Frame 1 (no input): blank canvas, image omitted
Frame 60 (the mouse pressed at the canvas centre just before this capture): blank canvas, image omitted
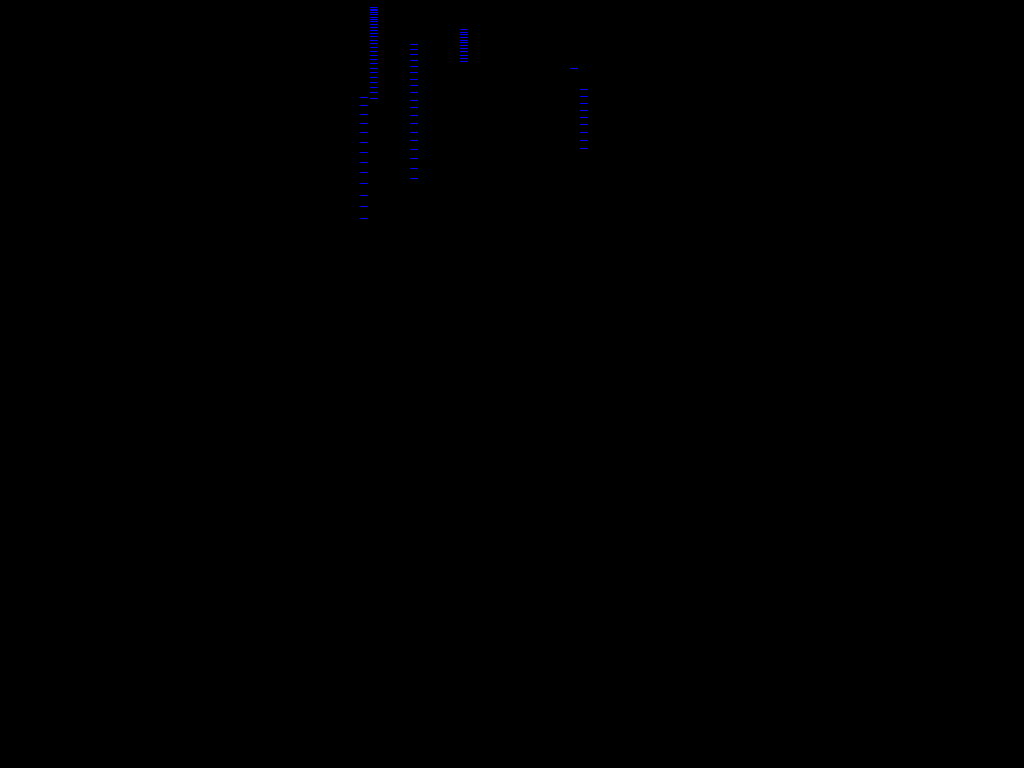
Frame 120 (the mouse held since frame 60 and released just before this capture)

The Processing sketch whose frames 1 and 60 were blank and that drew this single picture after the mouse press (run headless with seeded random() and noise(); from frame 60 on, the mouse is pressed at the canvas centre):

// Processing sketch: waterdrops
// ── waterdrops.pde
// Wiremap Renderer for GLOBE
// by


//              /      \
//       ______/________\______
//      /      \        /      \
//     /________\      /________\______
//    /                \         |     \
//   /   /      \       \_____   |      \
//      /________\______         |      /
//      \        /      \        |_____/
//       \      /________\
//              \          \     /
//               \_____      \ /
//                           / \
//                         /     \

// March 31, 06

// "a" and "z" mess with the depth of the globe.
// The arrow keys move the globe up, down, left, or right.
// "s" and "x" grown and shrink the globe
// "b" switches between the globes
// note: all of the calibration functionality should still work



// Variables for Physical Wiremap

  float depth = 32.5;                        // distance from projector Mapline
  float map_length = 21.0;                   // mapline length, inches
  float hyp_unit = 1.0/8.0;                  // units, in inches, along hyp
  float map_unit = 1.0/4.0;                  // units, in inches, along mapline
  float wire_height = 16.0;                  // height of wire in inches
  int wire = 85;                             // number of wires in contraption

// Variables for the Projector

  int wires_hit = 85;                        // how many wires the projector hits
  float ppi = 48;                              // pixels per inch
  float sliver_ratio = 0.85;                 // ratio each sliver gets hit

// Variables for to build the Map

  float[] map = new float[wire];             // distance from mapline to point of intersection along hypot
  float[] x_by_ind = new float[wire];        // x coordinate for each wire
  float[] z_by_ind = new float[wire];        // z coordinate for each wire

// Variables for water drops
  float[] t_by_ind = new float[wire];        // time begin for each wire
  float time_interval = .51;                  // time interval between each drip
  float accel = .1;                       // for this program, i'm making acceleration 10 inches/second squared  
  int distinct_dots = int(ceil(sqrt((2*wire_height)/accel)/time_interval));  
  
// Variables for the Shape to be rendered (a globe)

  float[] globe = new float[3];              // globe x,y,z coords
  float radius = 4;                          // globe radius

// Variables for Calibration

  int r_nudge = 0;                           // how far the slivers nudge right, in pxls
  int width_stretcher = 0;                   // how many pxls the width should stretch

// Variables for slivers

  boolean loaded = false;                    // switch to load info only once
  int dot_height = 20;                       // height of dots in pxs

// Varaibles for key input

  float step = .3;                           // how far the globe moves / button press


void setup() {
  size(1024, 768);
  background(255);
}

void draw() {
  noStroke();
  if (loaded == false) {
    loader();
    loaded = true;
  }
  globe[0] = (mouseY / float(height)) * (map_length + radius * 2) - (map_length / 2 + radius);
  globe[2] = depth + radius - (width - mouseX) / float(width) * (16.0 + radius + 2);

  fill(0);
  rect(0,0,width,height);                                        // generate slivers only for hit wires
  for(int i=round((wire - wires_hit)/2); i<round((wire-wires_hit)/2)+wires_hit; i+=1){
    gen_circle(i);
  }
}

void loader() {
map[0] = 116.0;
map[1] = 49.0;
map[2] = 111.0;
map[3] = 87.0;
map[4] = 47.0;
map[5] = 25.0;
map[6] = 7.0;
map[7] = 32.0;
map[8] = 112.0;
map[9] = 13.0;
map[10] = 18.0;
map[11] = 107.0;
map[12] = 80.0;
map[13] = 84.0;
map[14] = 27.0;
map[15] = 64.0;
map[16] = 75.0;
map[17] = 34.0;
map[18] = 63.0;
map[19] = 54.0 ;
map[20] = 12.0;
map[21] = 47.0;
map[22] = 93.0;
map[23] = 92.0;
map[24] = 71.0;
map[25] = 58.0;
map[26] = 6.0;
map[27] = 77.0;
map[28] = 62.0;
map[29] = 31.0;
map[30] = 83.0;
map[31] = 15.0;
map[32] = 52.0;
map[33] = 83.0;
map[34] = 24.0;
map[35] = 38.0;
map[36] = 31.0;
map[37] = 54.0;
map[38] = 99.0;
map[39] = 45.0;
map[40] = 2.0;
map[41] = 76.0;
map[42] = 68.0;
map[43] = 71.0;
map[44] = 84.0;
map[45] = 4.0;
map[46] = 72.0;
map[47] = 97.0;
map[48] = 28.0;
map[49] = 76.0;
map[50] = 96.0;
map[51] = 49.0;
map[52] = 2.0;
map[53] = 109.0;
map[54] = 93.0;
map[55] = 0.0;
map[56] = 37.0;
map[57] = 65.0;
map[58] = 69.0;
map[59] = 90.0;
map[60] = 35.0;
map[61] = 80.0;
map[62] = 43.0;
map[63] = 62.0;
map[64] = 19.0;
map[65] = 74.0;
map[66] = 20.0;
map[67] = 42.0;
map[68] = 30.0;
map[69] = 69.0;
map[70] = 30.0;
map[71] = 3.0;
map[72] = 31.0;
map[73] = 25.0;
map[74] = 10.0;
map[75] = 76.0;
map[76] = 71.0;
map[77] = 12.0;
map[78] = 80.0;
map[79] = 99.0;
map[80] = 100.0;
map[81] = 2.0;
map[82] = 52.0;
map[83] = 79.0;
map[84] = 3.0;

  globe[0] = 0;                                    
  globe[1] = 4;
  globe[2] = depth - radius;

  for(int j=0; j<wire; j++) {                         // calculates x and z coordinates of each wire
    float xmap = (0 - (map_length / 2)) + j*map_unit;
    float hyp = sqrt(sq(xmap) + sq(depth));
    z_by_ind[j] = depth - (depth*map[j]/hyp*hyp_unit);
    x_by_ind[j] = xmap - xmap*map[j]/hyp*hyp_unit;
  }
  for(int j=0; j<wire; j++) {
    t_by_ind[j] = random(time_interval);
  }
}


void gen_circle(int i)
{
  if((x_by_ind[i] >= (globe[0] - radius)) && (x_by_ind[i] <= (globe[0] + radius))) {          // if a wire's x is +/- radius inches of globe's
    float local_hyp = sqrt(sq(x_by_ind[i] - globe[0]) + sq(z_by_ind[i] - globe[2]));    // find the distance
    if(local_hyp <= radius) {                                                              // if the distance from globe to wire's x/y is <radius
      float y_abs = sqrt(sq(radius) - sq(local_hyp));
      float y_top_coord = globe[1] + y_abs;
      float y_bot_coord = globe[1] - y_abs;                                             // calculate y's intersect
      float y_top_proj = y_top_coord * depth / z_by_ind[i];                      // compensate for projection morphing IN INCHES
      float y_bot_proj = y_bot_coord * depth / z_by_ind[i];
      float y_height_proj = y_top_proj - y_bot_proj;

      float time_now = float(millis())/1000;
      
      for(int k=0; k<distinct_dots; k++) {

        float time_offset = time_now % t_by_ind[i];
        fill(0,0,255);
        stroke(0,0,255);
        float drop_top = accel * sq(time_offset *(k + 1)) / 2;
        if (drop_top < y_top_coord && drop_top > y_bot_coord) {
          line(i * 10, drop_top * ppi, i * 10 + 7, drop_top * ppi);
        }
      }

      
/*      // rect 1 is top dot for sliver
      float left1 = (i-round((wire-wires_hit)/2)) * (width + width_stretcher) / wires_hit + r_nudge;
      float top1 = (height/ppi - y_top_proj) * ppi;
      float wide1 = width / wires_hit * sliver_ratio;
      float tall1 = dot_height;
      rect(left1, top1, wide1, tall1);                                                        // draw a rectangle at that intersect

      // rect 2 is bottom dot for sliver
      float left2 = (i-round((wire-wires_hit)/2)) * (width + width_stretcher) / wires_hit + r_nudge;
      float top2 = (height/ppi - y_bot_proj) * ppi - dot_height;
      float wide2 = width / wires_hit * sliver_ratio;
      float tall2 = dot_height;
      rect(left2, top2, wide2, tall2);                                                        // draw a rectangle at that intersect

      // rect 3 is filler for sliver
      fill(0,0,255);
      float left3 = (i-round((wire-wires_hit)/2)) * (width + width_stretcher) / wires_hit + r_nudge;
      float top3 = (height/ppi - y_top_proj) * ppi + dot_height;
      float wide3 = width / wires_hit * sliver_ratio;
      float tall3 = y_height_proj * ppi - (dot_height * 2);
      rect(left3, top3, wide3, tall3);                                                        // draw a rectangle at that intersect
*/
    }
  }
}


void keyPressed() {                                           // adjust globe[] accordingly
      if (key == 'w') {
        globe[1] = globe[1] + step;
        println(distinct_dots);
      } else if (key == 's') {
        globe[1] = globe[1] - step;
      } else if (key == 'e') {
        radius = radius + .1;
      } else if (key == 'd') {
        radius = radius - .1;
      } else if (key == 'o') {
        sliver_ratio = sliver_ratio - .05;
      } else if (key == 'p') {
        sliver_ratio = sliver_ratio + .05;
      } else if (key == 'j') {
        r_nudge = r_nudge + 1;
      } else if (key == 'k') {
        r_nudge = r_nudge - 1;
      }
}
